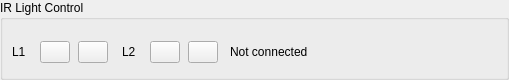
          <widget class="QGroupBox" name="IRlightControlGroup">
           <property name="sizePolicy">
            <sizepolicy hsizetype="Expanding" vsizetype="Fixed">
             <horstretch>0</horstretch>
             <verstretch>0</verstretch>
            </sizepolicy>
           </property>
           <property name="minimumSize">
            <size>
             <width>0</width>
             <height>80</height>
            </size>
           </property>
           <property name="maximumSize">
            <size>
             <width>509</width>
             <height>60</height>
            </size>
           </property>
           <property name="title">
            <string>IR Light Control</string>
           </property>
           <widget class="QWidget" name="layoutWidget_2">
            <property name="geometry">
             <rect>
              <x>10</x>
              <y>36</y>
              <width>101</width>
              <height>32</height>
             </rect>
            </property>
            <layout class="QGridLayout" name="L1GridLayout">
             <item row="0" column="0">
              <widget class="QLabel" name="L1Label">
               <property name="maximumSize">
                <size>
                 <width>20</width>
                 <height>16777215</height>
                </size>
               </property>
               <property name="text">
                <string>L1</string>
               </property>
              </widget>
             </item>
             <item row="0" column="1">
              <widget class="QPushButton" name="onL1Button">
               <property name="maximumSize">
                <size>
                 <width>30</width>
                 <height>16777215</height>
                </size>
               </property>
               <property name="text">
                <string/>
               </property>
               <property name="icon">
                <iconset resource="resources.qrc">
                 <normaloff>:/GUI_icons/lightON.png</normaloff>:/GUI_icons/lightON.png</iconset>
               </property>
               <property name="checkable">
                <bool>true</bool>
               </property>
               <property name="checked">
                <bool>false</bool>
               </property>
               <property name="autoExclusive">
                <bool>true</bool>
               </property>
              </widget>
             </item>
             <item row="0" column="2">
              <widget class="QPushButton" name="offL1Button">
               <property name="maximumSize">
                <size>
                 <width>30</width>
                 <height>16777215</height>
                </size>
               </property>
               <property name="text">
                <string/>
               </property>
               <property name="icon">
                <iconset resource="resources.qrc">
                 <normaloff>:/GUI_icons/lightOFF.png</normaloff>:/GUI_icons/lightOFF.png</iconset>
               </property>
               <property name="checkable">
                <bool>true</bool>
               </property>
               <property name="checked">
                <bool>false</bool>
               </property>
               <property name="autoExclusive">
                <bool>true</bool>
               </property>
              </widget>
             </item>
            </layout>
           </widget>
           <widget class="QWidget" name="layoutWidget_4">
            <property name="geometry">
             <rect>
              <x>120</x>
              <y>36</y>
              <width>101</width>
              <height>32</height>
             </rect>
            </property>
            <layout class="QGridLayout" name="L2GridLayout">
             <item row="0" column="0">
              <widget class="QLabel" name="L2Label">
               <property name="maximumSize">
                <size>
                 <width>20</width>
                 <height>16777215</height>
                </size>
               </property>
               <property name="text">
                <string>L2</string>
               </property>
              </widget>
             </item>
             <item row="0" column="1">
              <widget class="QPushButton" name="onL2Button">
               <property name="maximumSize">
                <size>
                 <width>30</width>
                 <height>16777215</height>
                </size>
               </property>
               <property name="text">
                <string/>
               </property>
               <property name="icon">
                <iconset resource="resources.qrc">
                 <normaloff>:/GUI_icons/lightON.png</normaloff>:/GUI_icons/lightON.png</iconset>
               </property>
               <property name="checkable">
                <bool>true</bool>
               </property>
               <property name="autoExclusive">
                <bool>true</bool>
               </property>
              </widget>
             </item>
             <item row="0" column="2">
              <widget class="QPushButton" name="offL2Button">
               <property name="maximumSize">
                <size>
                 <width>30</width>
                 <height>16777215</height>
                </size>
               </property>
               <property name="text">
                <string/>
               </property>
               <property name="icon">
                <iconset resource="resources.qrc">
                 <normaloff>:/GUI_icons/lightOFF.png</normaloff>:/GUI_icons/lightOFF.png</iconset>
               </property>
               <property name="checkable">
                <bool>true</bool>
               </property>
               <property name="autoExclusive">
                <bool>true</bool>
               </property>
              </widget>
             </item>
            </layout>
           </widget>
           <widget class="QLabel" name="IRstateLabel">
            <property name="geometry">
             <rect>
              <x>230</x>
              <y>26</y>
              <width>271</width>
              <height>51</height>
             </rect>
            </property>
            <property name="sizePolicy">
             <sizepolicy hsizetype="Expanding" vsizetype="Fixed">
              <horstretch>0</horstretch>
              <verstretch>0</verstretch>
             </sizepolicy>
            </property>
            <property name="text">
             <string>Not connected</string>
            </property>
            <property name="wordWrap">
             <bool>true</bool>
            </property>
           </widget>
          </widget>
